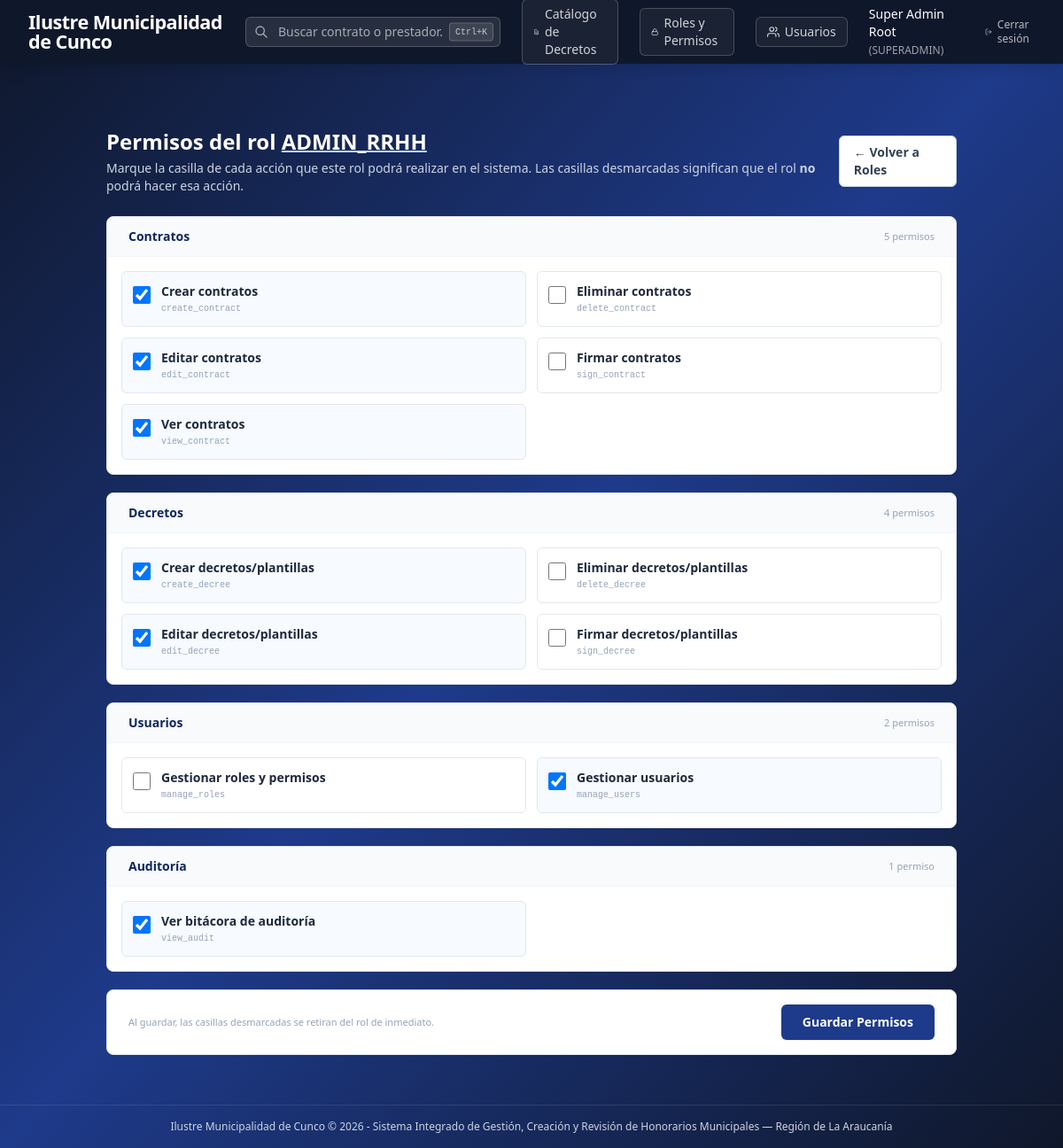
Screenshot of /admin/roles/ADMIN_RRHH/assign (signed in) with the database file from the repository.
### app/models/user.py (models this page shows, shortened)
class User(db.Model):
    __tablename__ = 'users'
    id = db.Column(db.Integer, primary_key=True, autoincrement=True)
    rut = db.Column(db.String(20), nullable=False, unique=True)
    first_name = db.Column(db.String(100), nullable=False)
    last_name = db.Column(db.String(100), nullable=False)
    email = db.Column(db.String(120), nullable=False, unique=True)
    password_hash = db.Column(db.String(255), nullable=False)
    role = db.Column(db.String(50), nullable=False)  # SUPERADMIN, ADMIN_RRHH, JEFE_DEPTO, FINANZAS_CONTROL
    department_id = db.Column(db.Integer, db.ForeignKey('departments.id', ondelete='SET NULL'), nullable=True)
    is_active = db.Column(db.Integer, nullable=False, default=1)
    receive_email_notifications = db.Column(db.Integer, nullable=False, default=0)
    disabled_notifications = db.Column(db.Text, nullable=True)  # JSON list of action codes
    created_at = db.Column(db.DateTime, nullable=False, default=datetime.utcnow)

### app/models/permission.py (models this page shows, shortened)
class Permission(db.Model):
    __tablename__ = 'permissions'
    id = db.Column(db.Integer, primary_key=True, autoincrement=True)
    name = db.Column(db.String(50), nullable=False, unique=True)
    description = db.Column(db.Text, nullable=True)
    module = db.Column(db.String(50), nullable=True)

### app/routes/admin.py (the view, shortened to what this page needs)
@admin_bp.route('/roles/<role_name>/assign', methods=['GET', 'POST'])
@login_required
@role_required('SUPERADMIN')
def assign_permissions(role_name):
    if not Role.query.filter_by(name=role_name).first() and not User.query.filter_by(role=role_name).first():
        flash(f'El rol "{role_name}" no existe.', 'danger')
        return redirect(url_for('admin.roles'))
    all_perms = Permission.query.order_by(Permission.module, Permission.name).all()
    assigned_names = {rp.permission.name for rp in RolePermission.query.filter_by(role_name=role_name).all()}
    return render_template('admin/assign_permissions.html',
                           role_name=role_name,
                           all_perms=all_perms,
                           assigned_names=assigned_names)

### app/auth/utils.py (called while the page is built)
def login_required(f):
    @wraps(f)
    def decorated_function(*args, **kwargs):
        if 'user_id' not in session:
            flash('Debes iniciar sesión para acceder a esta sección.', 'warning')
            return redirect(url_for('auth.login', next=request.url))
        return f(*args, **kwargs)
    return decorated_function

def role_required(*allowed_roles):
    def decorator(f):
        @wraps(f)
        def decorated_function(*args, **kwargs):
            if 'user_id' not in session:
                flash('Debes iniciar sesión para acceder.', 'warning')
                return redirect(url_for('auth.login'))
            user_role = session.get('user_role')
            if user_role != 'SUPERADMIN' and user_role not in allowed_roles:
                flash('No tienes permisos suficientes para acceder a este módulo.', 'danger')
                return redirect(url_for('dashboard.index'))
            return f(*args, **kwargs)
        return decorated_function
    return decorator

def get_current_user():
    if 'user_id' in session:
        return User.query.get(session['user_id'])
    return None

### app/templates/admin/assign_permissions.html (shortened to what this page needs)
{% extends 'base.html' %}
{% set MODULE_LABELS = {'contract': 'Contratos', 'decree': 'Decretos', 'user': 'Usuarios', 'audit': 'Auditoría', 'general': 'General'} %}
{% set MODULE_ORDER = ['contract', 'decree', 'user', 'audit', 'general'] %}
{% block content %}
<div class="max-w-5xl mx-auto px-4 sm:px-6 lg:px-8 py-8">
    <div class="mb-6 flex justify-between items-center">
        <div>
            <h1 class="text-2xl font-bold text-white">Permisos del rol <span class="underline decoration-2 decoration-blue-200">{{ role_name }}</span></h1>
            <p class="text-sm text-slate-300 mt-1">Marque la casilla de cada acción que este rol podrá realizar en el sistema. Las casillas desmarcadas significan que el rol <b>no</b> podrá hacer esa acción.</p>
        </div>
        <a href="{{ url_for('admin.roles') }}" class="px-4 py-2 bg-white border border-slate-300 rounded-md text-sm font-semibold text-slate-700 hover:bg-slate-50 transition-colors">
            ← Volver a Roles
        </a>
    </div>
    <form method="POST" class="space-y-5">
        {% for mod in MODULE_ORDER %}
        {% set group = all_perms | selectattr('module', 'equalto', mod) | list %}
        {% if group %}
        <div class="bg-white rounded-lg border border-slate-200 shadow-sm overflow-hidden">
            <div class="px-6 py-3 border-b border-slate-100 bg-slate-50 flex justify-between items-center">
                <h2 class="text-sm font-bold text-[#0f265c]">{{ MODULE_LABELS.get(mod, mod) }}</h2>
                <span class="text-[11px] text-slate-400">{{ group | length }} permiso{{ 's' if group | length != 1 }}</span>
            </div>
            <div class="p-4 grid grid-cols-1 md:grid-cols-2 gap-3">
                {% for perm in group %}
                <label class="flex items-start gap-3 p-3 border border-slate-200 rounded-md hover:bg-slate-50 cursor-pointer transition-colors {% if perm.name in assigned_names %}bg-blue-50/50 border-blue-200{% endif %}">
                    <input type="checkbox" name="permission" value="{{ perm.name }}"
                        {% if perm.name in assigned_names %}checked{% endif %}
                        class="mt-1 flex-shrink-0 w-5 h-5 rounded border-slate-300 text-[#1e3a8a] focus:ring-[#1e3a8a] cursor-pointer">
                    <div class="flex-grow min-w-0">
                        <div class="text-sm font-semibold text-slate-800">{{ perm.description or perm.name }}</div>
                        {% if perm.description %}
                        <div class="text-[10px] text-slate-400 font-mono mt-0.5">{{ perm.name }}</div>
                        {% endif %}
                    </div>
                </label>
                {% endfor %}
            </div>
        </div>
        {% endif %}
        {% endfor %}
        {% set ungrouped = all_perms | rejectattr('module', 'in', MODULE_ORDER) | list %}
        <div class="bg-white rounded-lg border border-slate-200 shadow-sm px-6 py-4 flex justify-between items-center sticky bottom-4 shadow-lg">
            <p class="text-[11px] text-slate-400">Al guardar, las casillas desmarcadas se retiran del rol de inmediato.</p>
            <button type="submit"
                class="px-6 py-2.5 bg-[#1e3a8a] hover:bg-[#0f265c] text-white rounded-md text-sm font-bold shadow-sm transition-colors">
                Guardar Permisos
            </button>
        </div>
    </form>
</div>
{% endblock %}

### app/templates/base.html (shortened to what this page needs)
<!DOCTYPE html>
<html lang="es">
<head>
    <script src="https://cdn.tailwindcss.com"></script>
</head>
<body class="min-h-screen text-slate-800 flex flex-col font-sans bg-gradient-to-br from-[#0f172a] via-[#1e3a8a] to-slate-900">
    <nav class="bg-slate-900 text-white shadow-lg relative z-50">
        <div class="max-w-7xl mx-auto px-4 sm:px-6 lg:px-8">
            <div class="flex items-center justify-between h-[72px]">
                <div class="flex items-center space-x-6">
                    <a href="{{ url_for('dashboard.index') }}" class="flex items-center space-x-3 group">
                        <span class="font-extrabold text-[1.35rem] tracking-tight text-white leading-none">{{ g.municipio_nombre | default('SIGH-MUNI') }}</span>
                    </a>
                </div>
                {% if session.get('user_id') %}
                <div class="flex items-center gap-6">
                    <div class="relative" id="global_search_container">
                        <div class="relative">
                            <svg class="absolute left-2.5 top-1/2 -translate-y-1/2 w-4 h-4 text-white/60" fill="none" stroke="currentColor" viewBox="0 0 24 24">
                                <path stroke-linecap="round" stroke-linejoin="round" stroke-width="2" d="M21 21l-6-6m2-5a7 7 0 11-14 0 7 7 0 0114 0z"/>
                            </svg>
                            <input type="text" id="global_search_input"
                                placeholder="Buscar contrato o prestador..."
                                autocomplete="off"
                                class="w-56 lg:w-72 pl-9 pr-16 py-1.5 bg-white/10 border border-white/20 rounded-md text-sm text-white placeholder-white/60 focus:outline-none focus:ring-2 focus:ring-white/40 focus:bg-white/20 transition">
                            <kbd class="absolute right-2 top-1/2 -translate-y-1/2 text-[10px] bg-white/10 text-white/70 px-1.5 py-0.5 rounded border border-white/20 font-mono">Ctrl+K</kbd>
                        </div>
                    </div>
                    {% if 'create_decree' in g.user_perms or 'edit_decree' in g.user_perms or 'delete_decree' in g.user_perms or 'sign_decree' in g.user_perms %}
                    <a href="{{ url_for('decrees.index') }}"
                        class="flex items-center gap-1.5 text-sm font-medium text-white/80 hover:text-white transition border border-white/20 bg-white/5 hover:bg-white/10 px-3 py-1.5 rounded-md"
                        title="Catálogo maestro de decretos anuales (VISTOS)">
                        Catálogo de Decretos
                    </a>
                    {% endif %}
                    {% if 'manage_roles' in g.user_perms %}
                    <a href="{{ url_for('admin.roles') }}"
                        class="flex items-center gap-1.5 text-sm font-medium text-white/80 hover:text-white transition border border-white/20 bg-white/5 hover:bg-white/10 px-3 py-1.5 rounded-md"
                        title="Gestión de roles y permisos (RBAC)">
                        <svg xmlns="http://www.w3.org/2000/svg" width="14" height="14" viewBox="0 0 24 24" fill="none" stroke="currentColor" stroke-width="2" stroke-linecap="round" stroke-linejoin="round"><rect x="3" y="11" width="18" height="11" rx="2" ry="2"/><path d="M7 11V7a5 5 0 0 1 10 0v4"/></svg>
                        Roles y Permisos
                    </a>
                    {% endif %}
                    {% if 'manage_users' in g.user_perms %}
                    <a href="{{ url_for('admin.users') }}"
                        class="flex items-center gap-1.5 text-sm font-medium text-white/80 hover:text-white transition border border-white/20 bg-white/5 hover:bg-white/10 px-3 py-1.5 rounded-md"
                        title="Gestión de usuarios y contraseñas">
                        Usuarios
                    </a>
                    {% endif %}
                    <a href="{{ url_for('auth.profile') }}" class="text-sm font-medium text-white hover:text-white/80 transition">
                        {{ session.get('user_name') }}
                        <span class="text-xs text-white/60">({{ session.get('user_role') }})</span>
                    </a>
                    <a href="{{ url_for('auth.logout') }}" class="text-white/70 hover:text-white text-xs font-medium transition flex items-center gap-1.5">
                        <svg xmlns="http://www.w3.org/2000/svg" width="14" height="14" viewBox="0 0 24 24" fill="none" stroke="currentColor" stroke-width="2" stroke-linecap="round" stroke-linejoin="round"><path d="M9 21H5a2 2 0 0 1-2-2V5a2 2 0 0 1 2-2h4"/><polyline points="16 17 21 12 16 7"/><line x1="21" y1="12" x2="9" y2="12"/></svg>
                        Cerrar sesión
                    </a>
                </div>
                {% endif %}
            </div>
        </div>
    </nav>
    <main class="flex-grow max-w-7xl w-full mx-auto px-4 sm:px-6 lg:px-8 py-6 relative z-10">
        {% block content %}{% endblock %}
    </main>
    <footer class="text-center py-4 text-xs text-slate-300 border-t border-white/10">
        {{ g.municipio_nombre | default('SIGH-MUNI') }} &copy; 2026 - Sistema Integrado de Gestión, Creación y Revisión de Honorarios Municipales
        {% if g.municipio_region %} &mdash; {{ g.municipio_region }}{% endif %}
    </footer>
</body>
</html>

### rows the page displays
User: get "SUPERADMIN"
Permission: name "☑", description "Crear contratos", name "create_contract"
Permission: description "Eliminar contratos", name "delete_contract"
Permission: name "☑", description "Editar contratos", name "edit_contract"
Permission: description "Firmar contratos", name "sign_contract"
Permission: name "☑", description "Ver contratos", name "view_contract"
Permission: name "☑", description "Crear decretos/plantillas", name "create_decree"
Permission: description "Eliminar decretos/plantillas", name "delete_decree"
Permission: name "☑", description "Editar decretos/plantillas", name "edit_decree"
Permission: description "Firmar decretos/plantillas", name "sign_decree"
Permission: description "Gestionar roles y permisos", name "manage_roles"
Permission: name "☑", description "Gestionar usuarios", name "manage_users"
Permission: name "☑", description "Ver bitácora de auditoría", name "view_audit"

### other values shown
{{ g.municipio_nombre | default('SIGH-MUNI') }} "Ilustre Municipalidad de Cunco"
{{ session.get('user_name') }} "Super Admin Root"
{{ role_name }} "ADMIN_RRHH"
{{ MODULE_LABELS.get(mod, mod) }} "Contratos" "Decretos" "Usuarios" "Auditoría"
{{ group | length }} "5" "4" "2" "1"
{{ 's' if group | length != 1 }} "s" "s" "s"
{{ g.municipio_region }} "Región de La Araucanía"
